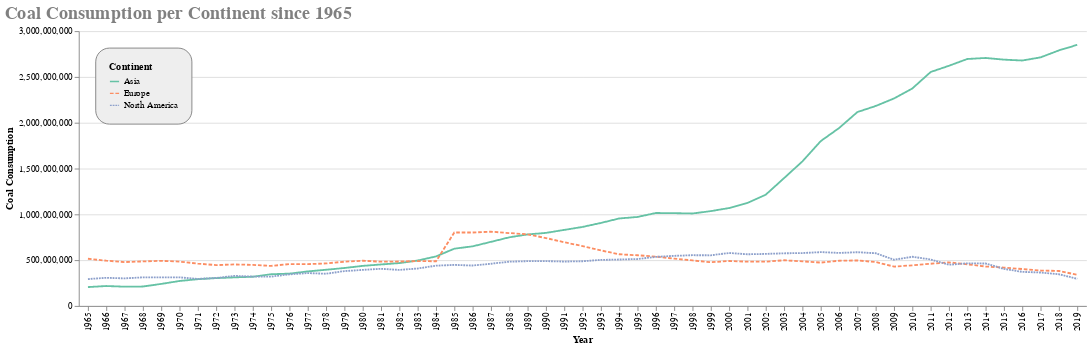

Here is the notebook cell this chart was saved with:
### Code cell
alt.Chart(data_coal).mark_line().encode(
    x='Year:N',
    y='Coal Consumption',
    color=alt.Color('Continent:N',scale=alt.Scale(scheme='set2')),
    strokeDash='Continent',
    tooltip=["Coal Consumption", "Year", "Continent"]
).configure_view(
    stroke='transparent'
).properties(
    title='Coal Consumption per Continent since 1965'
).configure_title(
    fontSize=20,
    font='Courier',
    anchor='start',
    color='gray'
).configure_legend(
    strokeColor='gray',
    fillColor='#EEEEEE',
    padding=15,
    cornerRadius=15,
    orient='top-left'
)

### Figure 1 — Vega-Lite specification as saved in the notebook (floating-point values rounded to 4 significant figures; data arrays with more than 128 entries replaced by an {"elided": "..."} marker saying what was removed)
{"config": {"view": {"continuousWidth": 400, "continuousHeight": 300, "stroke": "transparent"}, "legend": {"cornerRadius": 15, "fillColor": "#EEEEEE", "orient": "top-left", "padding": 15, "strokeColor": "gray"}, "title": {"anchor": "start", "color": "gray", "font": "Courier", "fontSize": 20}}, "data": {"name": "data-54c5958700cc9d48956a262d94681fef"}, "mark": "line", "encoding": {"color": {"type": "nominal", "field": "Continent", "scale": {"scheme": "set2"}}, "strokeDash": {"type": "nominal", "field": "Continent"}, "tooltip": [{"type": "quantitative", "field": "Coal Consumption"}, {"type": "quantitative", "field": "Year"}, {"type": "nominal", "field": "Continent"}], "x": {"type": "nominal", "field": "Year"}, "y": {"type": "quantitative", "field": "Coal Consumption"}}, "title": "Coal Consumption per Continent since 1965", "$schema": "https://vega.github.io/schema/vega-lite/v4.8.1.json", "datasets": {"data-54c5958700cc9d48956a262d94681fef": {"elided": "165 records"}}}
